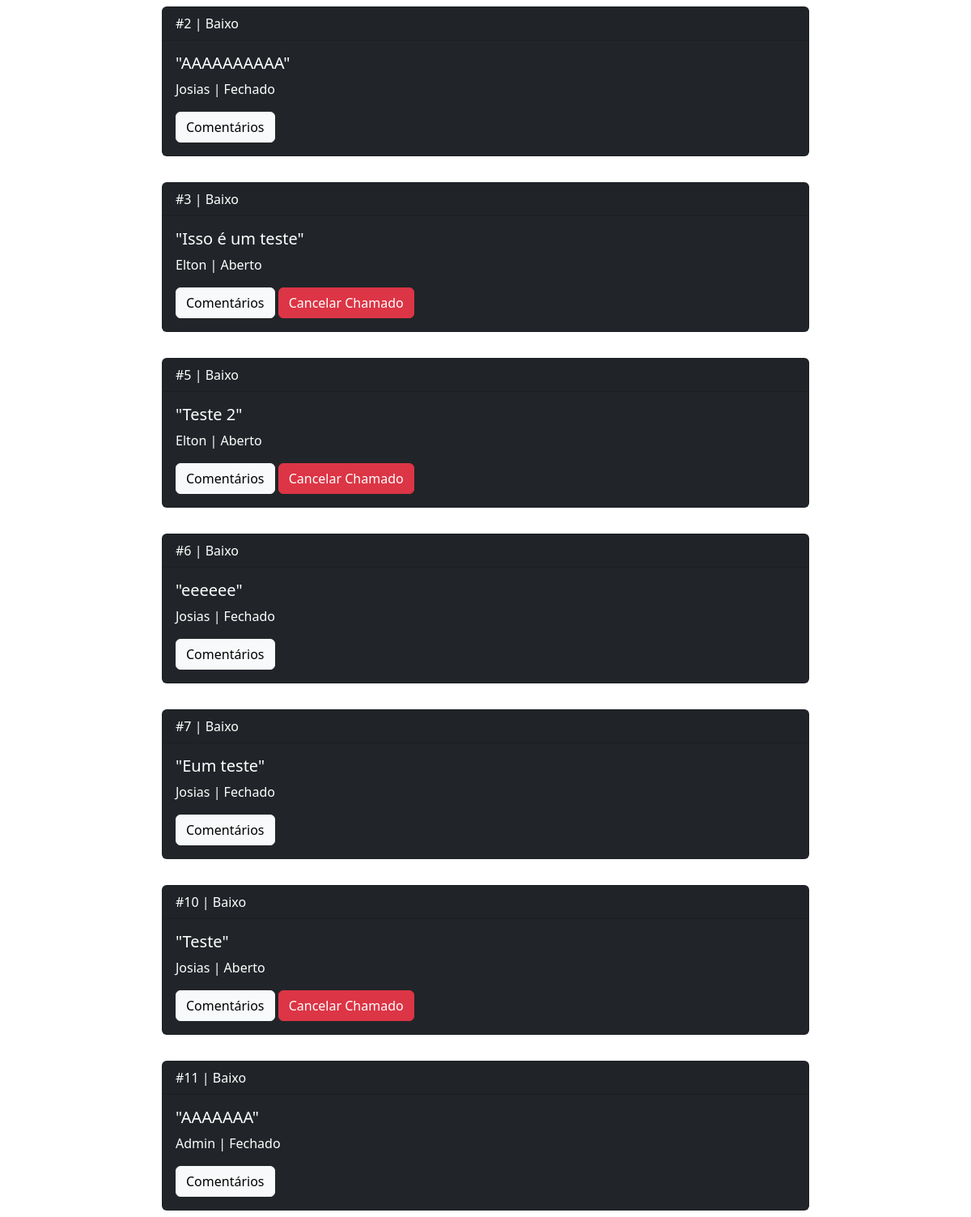
/funcionario/lista_chamados/ (signed in), run on the app's committed database.
### core/models.py (models this page shows)
class Chamado(models.Model):
    UsuarioId = models.ForeignKey(User, on_delete=models.CASCADE, null=False)
    CategoriaId = models.ForeignKey(Categoria, on_delete=models.CASCADE, null=False)
    Descricao = models.TextField(default='Nada Informado.')
    Prioridade = models.IntegerField()
    Esta_Aberto = models.BooleanField(default=False)
    Comentario = models.TextField(default='Nada Informado.')

class Categoria(models.Model):
    Nome = models.TextField(max_length=50)

### core/views.py (the view)
# urls.py: path("funcionario/lista_chamados/", listar_chamados_todos, name='listar_chamados_todos'),
@login_required
def listar_chamados_todos(request):
    is_staff = request.user.is_staff
    chamados = Chamado.objects.all()
    return render(request, 'core/lista_chamados.html', {'chamados': chamados, 'is_staff': is_staff})

### core/templates/core/lista_chamados.html (shortened to what this page needs)
{% extends 'core/base.html' %}
{% block body %}
<div class="vstack gap-3 justify-content-center align-items-center">
    {% for chamado in chamados %}
    <div class="card text-bg-dark my-2 mx-3 w-100" style="max-width: 800px;">
        <div class="card-header">#{{chamado.id}} | {{chamado.CategoriaId.Nome}}</div>
        <div class="card-body">
            <h5 class="card-title">"{{chamado.Descricao}}"</h5>
            {% if chamado.Esta_Aberto == 1 %}
            <p class="card-text">{{chamado.UsuarioId.first_name}} | Aberto</p>
            {% else %}
            <p class="card-text">{{chamado.UsuarioId.first_name}} | Fechado</p>
            {% endif %}
            <a class="btn btn-light" href="{% url 'comentarios' chamado.id %}">Comentários</a>
            {% if chamado.Esta_Aberto == 1 %}
            <a class="btn btn-danger" href="{% url 'deletar_chamado' chamado.id %}">Cancelar Chamado</a>
            {% endif %}
        </div>
    </div>
    {% endfor %}
</div>
{% endblock %}

### data on the page
Chamado: id "2", CategoriaId.Nome "Baixo", Descricao "AAAAAAAAAA", UsuarioId.first_name "Josias"
Chamado: id "3", CategoriaId.Nome "Baixo", Descricao "Isso é um teste", UsuarioId.first_name "Elton", Esta_Aberto "Cancelar Chamado"
Chamado: id "5", CategoriaId.Nome "Baixo", Descricao "Teste 2", UsuarioId.first_name "Elton", Esta_Aberto "Cancelar Chamado"
Chamado: id "6", CategoriaId.Nome "Baixo", Descricao "eeeeee", UsuarioId.first_name "Josias"
Chamado: id "7", CategoriaId.Nome "Baixo", Descricao "Eum teste", UsuarioId.first_name "Josias"
Chamado: id "10", CategoriaId.Nome "Baixo", Descricao "Teste", UsuarioId.first_name "Josias", Esta_Aberto "Cancelar Chamado"
Chamado: id "11", CategoriaId.Nome "Baixo", Descricao "AAAAAAA", UsuarioId.first_name "Admin"
